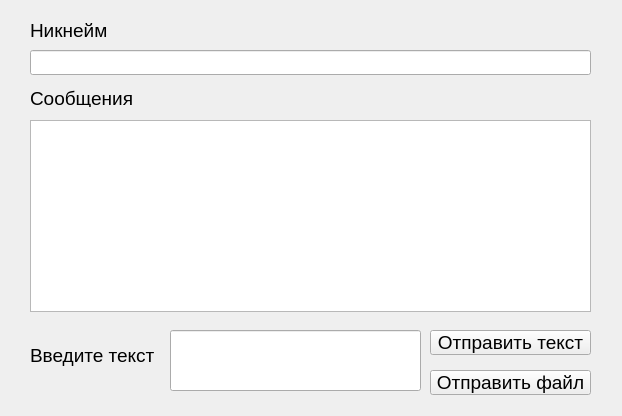
<?xml version="1.0" encoding="UTF-8"?>
<ui version="4.0">
 <class>MainWindow</class>
 <widget class="QMainWindow" name="MainWindow">
  <property name="geometry">
   <rect>
    <x>0</x>
    <y>0</y>
    <width>622</width>
    <height>416</height>
   </rect>
  </property>
  <property name="sizePolicy">
   <sizepolicy hsizetype="Preferred" vsizetype="Preferred">
    <horstretch>0</horstretch>
    <verstretch>0</verstretch>
   </sizepolicy>
  </property>
  <property name="windowTitle">
   <string>Клиент</string>
  </property>
  <property name="styleSheet">
   <string notr="true"/>
  </property>
  <widget class="QWidget" name="centralWidget">
   <widget class="QPushButton" name="pushButton_sendMessage">
    <property name="geometry">
     <rect>
      <x>430</x>
      <y>330</y>
      <width>161</width>
      <height>25</height>
     </rect>
    </property>
    <property name="font">
     <font>
      <pointsize>14</pointsize>
     </font>
    </property>
    <property name="text">
     <string>Отправить текст</string>
    </property>
   </widget>
   <widget class="QLineEdit" name="lineEdit_message">
    <property name="geometry">
     <rect>
      <x>170</x>
      <y>330</y>
      <width>251</width>
      <height>61</height>
     </rect>
    </property>
    <property name="font">
     <font>
      <pointsize>14</pointsize>
     </font>
    </property>
   </widget>
   <widget class="QLabel" name="label_4">
    <property name="geometry">
     <rect>
      <x>30</x>
      <y>90</y>
      <width>111</width>
      <height>17</height>
     </rect>
    </property>
    <property name="font">
     <font>
      <pointsize>14</pointsize>
     </font>
    </property>
    <property name="text">
     <string>Сообщения</string>
    </property>
   </widget>
   <widget class="QLabel" name="label_2">
    <property name="geometry">
     <rect>
      <x>30</x>
      <y>330</y>
      <width>141</width>
      <height>51</height>
     </rect>
    </property>
    <property name="font">
     <font>
      <pointsize>14</pointsize>
     </font>
    </property>
    <property name="text">
     <string>Введите текст</string>
    </property>
   </widget>
   <widget class="QLineEdit" name="lineEdit_nik">
    <property name="geometry">
     <rect>
      <x>30</x>
      <y>50</y>
      <width>561</width>
      <height>25</height>
     </rect>
    </property>
    <property name="font">
     <font>
      <pointsize>14</pointsize>
     </font>
    </property>
   </widget>
   <widget class="QTextBrowser" name="textBrowser_receivedMessages">
    <property name="geometry">
     <rect>
      <x>30</x>
      <y>120</y>
      <width>561</width>
      <height>192</height>
     </rect>
    </property>
    <property name="font">
     <font>
      <pointsize>14</pointsize>
     </font>
    </property>
   </widget>
   <widget class="QPushButton" name="pushButton_sendAttachment">
    <property name="geometry">
     <rect>
      <x>430</x>
      <y>370</y>
      <width>161</width>
      <height>25</height>
     </rect>
    </property>
    <property name="font">
     <font>
      <pointsize>14</pointsize>
     </font>
    </property>
    <property name="text">
     <string>Отправить файл</string>
    </property>
   </widget>
   <widget class="QLabel" name="label">
    <property name="geometry">
     <rect>
      <x>30</x>
      <y>20</y>
      <width>81</width>
      <height>20</height>
     </rect>
    </property>
    <property name="font">
     <font>
      <pointsize>14</pointsize>
     </font>
    </property>
    <property name="text">
     <string>Никнейм</string>
    </property>
   </widget>
  </widget>
 </widget>
 <layoutdefault spacing="6" margin="11"/>
 <resources/>
 <connections/>
</ui>
